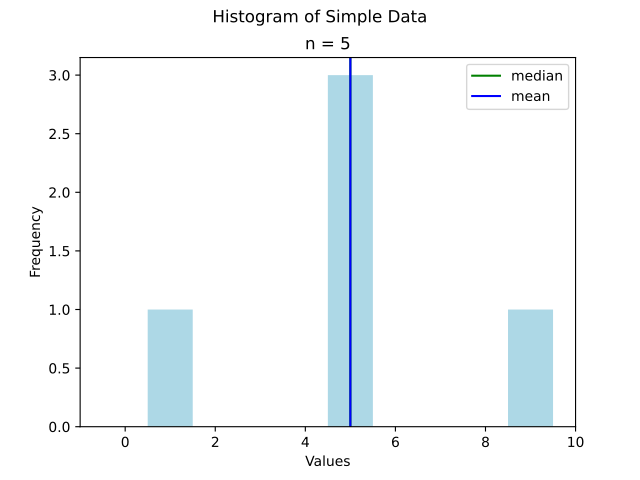

The script that drew this image:
##################################################################################
###                           IMPORT LIBRARIES                                 ###
##################################################################################

import matplotlib

## NOTE: How-To: Run This Script On Your Computer
#
# To render the website, I have to use a "headless" backend to generate the images. 
# If you want to run this script on your computer, comment out the following line 
# with the "#" you see appended to each line of this comment:

matplotlib.use('agg')

import matplotlib.pyplot as plt
import random
import math

##################################################################################
###                                SCRIPT                                      ###
##################################################################################

# Create New Figures and Axes
(fig, axs) = plt.subplots()

# Generate data
data = [ 1, 5, 5, 5, 9 ]

# Label axes
plt.suptitle("Histogram of Simple Data")
plt.title(f"n = {len(data)}")
axs.set_xlabel("Values")
axs.set_ylabel("Frequency")

# Plot data
axs.hist(data, align='left', range=(0,10), color="lightblue", ec="red")

# Find the median and mean
data.sort()
n = len(data)
percentile_index = 0.5*(n+1)
floor = math.floor(percentile_index) 
ceiling = math.ceil(percentile_index)
lower_order = data[floor]
upper_order = data[ceiling]
median = lower_order + (upper_order - lower_order) * (percentile_index - floor)
mean = sum(data)/n

plt.axvline(x=median, color='green', label="median")
plt.axvline(x=mean, color="blue", label="mean")
# Show results
axs.legend()
plt.show()
